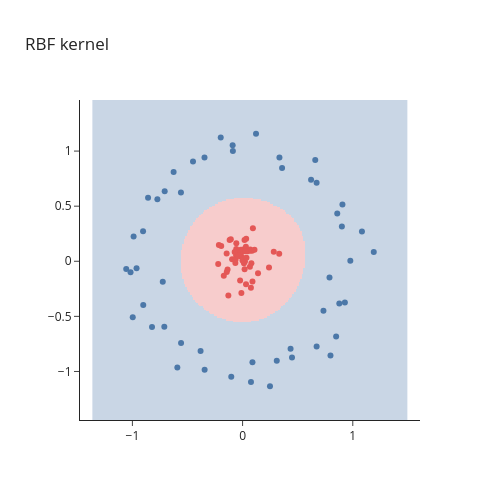

This figure's notebook cell:
### Markdown cell above
## 4. The RBF kernel: same two columns, no new features

### Code cell
rbf = SVC(kernel="rbf")
rbf.fit(X_train, y_train)
print("RBF kernel accuracy:", accuracy_score(y_test, rbf.predict(X_test)))
plot_decision_boundary(rbf, X, y, "RBF kernel")
